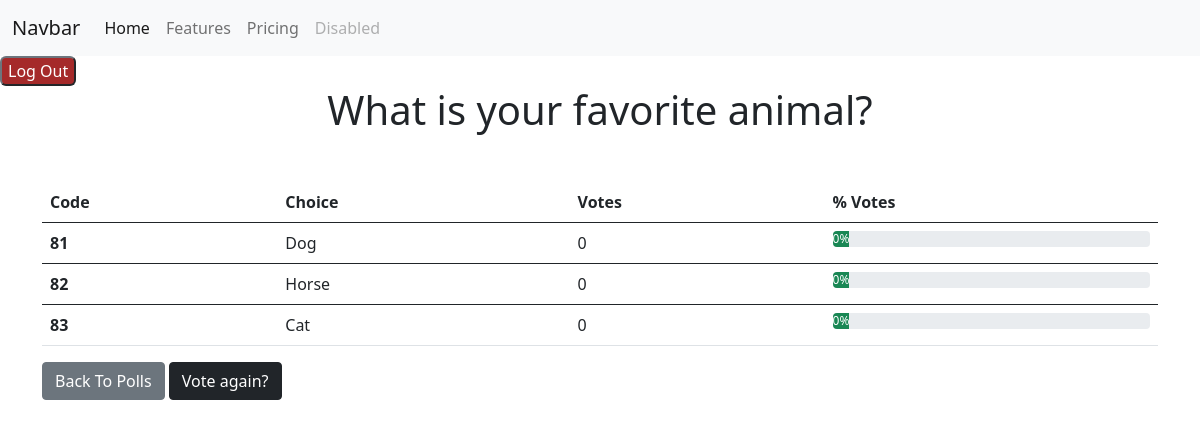
/polls/98/results/ (signed in), run on an earlier commit of the app's database.
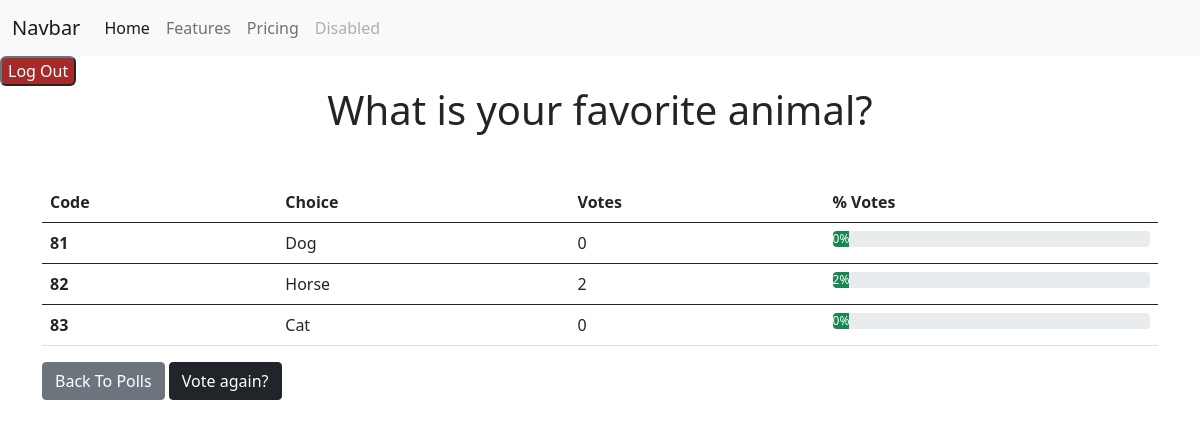
And on a later commit of the database.
### polls/models.py (models this page shows, shortened)
class Choice(models.Model):
    question = models.ForeignKey(Question, on_delete=models.CASCADE)
    choice_text = models.CharField(max_length=255, null=True, blank=True)
    votes = models.IntegerField(default=0)
    voter = models.ForeignKey(User, on_delete=models.SET_NULL, related_name="votes", null=True, blank=True)
    timestamp = models.DateTimeField(default=timezone.now)

### polls/views.py (the view)
# urls.py: path("<int:pk>/results/", views.ResultsView.as_view(), name="results"),
class ResultsView(LoginRequiredMixin, generic.DetailView):
    login_url = "users:login"
    redirect_field_name = "redirect_to"
    model = Question
    template_name = "polls/results.html"

### polls/templates/polls/results.html
{% extends 'base.html' %}
{% block content %}
<h1 class="mb-5 text-center">{{ question.question_text }}</h1>
<table class="table">
	<thead>
	  <tr>
		<th scope="col">Code</th>
		<th scope="col">Choice</th>
		<th scope="col">Votes</th>
		<th scope="col">% Votes</th>
	  </tr>
	</thead>
	<tbody>
		{% for choice in question.choice_set.all %}
	  <tr>
		<th scope="row">{{choice.id}}</th>
		<td>{{ choice.choice_text }}</td>
		<td>{{ choice.votes }}</td>
		<td>
			<div class="progress">
				<div class="progress-bar bg-success " role="progressbar" style="width: {{ choice.votes}} %" aria-valuenow="100" aria-valuemin="0" aria-valuemax="100">{{ choice.votes}}%</div>
			  </div>
		</td>
	  </tr>
	</tbody>
	{% endfor %}
  </table>
<a class="btn btn-secondary" href="{% url 'polls:index' %}">Back To Polls</a>
<a class="btn btn-dark" href="{% url 'polls:detail' question.id %}">Vote again?</a>
{% endblock %}

What changed in the data, as far as the page shows it:
changed Choice "Horse": votes "0" → "2"
